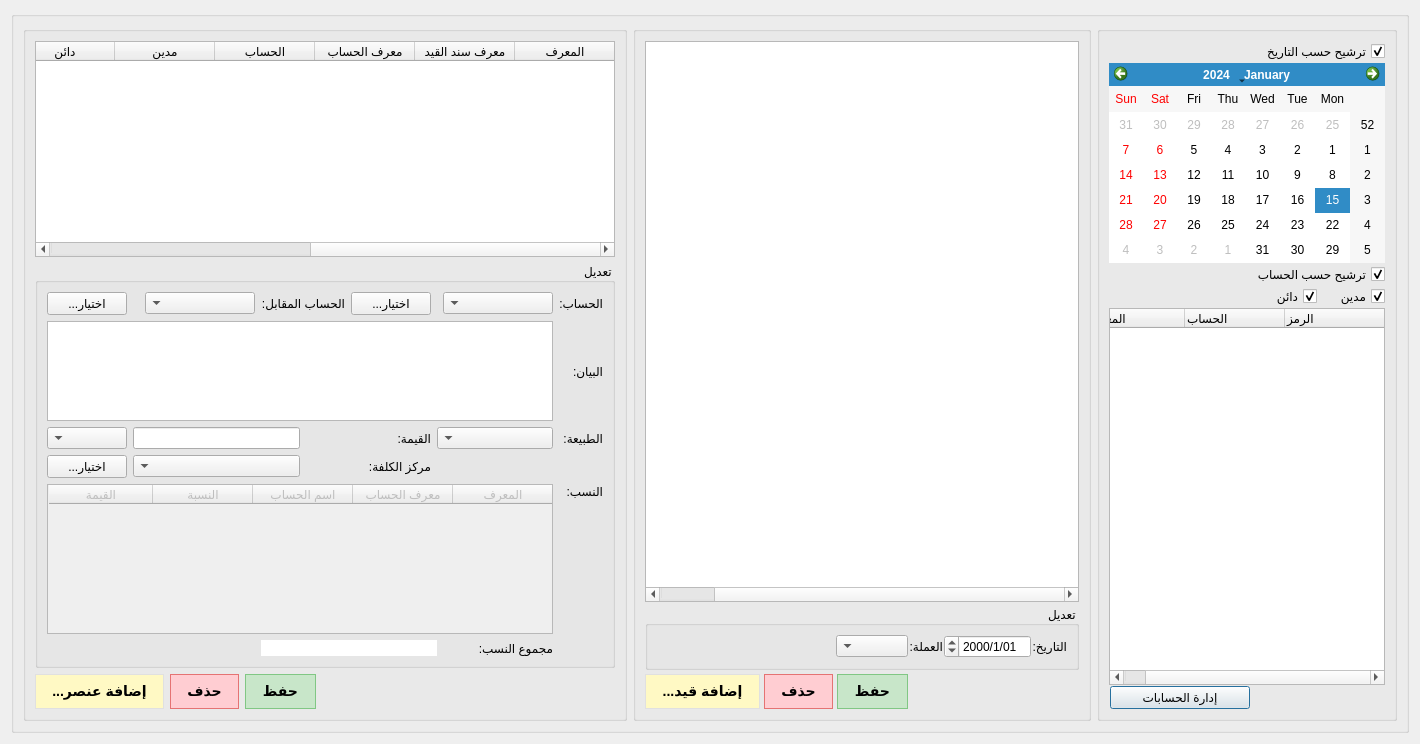
<?xml version="1.0" encoding="UTF-8"?>
<ui version="4.0">
 <class>PeriodStartJournalEntries</class>
 <widget class="QDialog" name="PeriodStartJournalEntries">
  <property name="windowModality">
   <enum>Qt::WindowModal</enum>
  </property>
  <property name="geometry">
   <rect>
    <x>0</x>
    <y>0</y>
    <width>1420</width>
    <height>744</height>
   </rect>
  </property>
  <property name="windowTitle">
   <string>القيد الافتتاحي</string>
  </property>
  <property name="layoutDirection">
   <enum>Qt::RightToLeft</enum>
  </property>
  <property name="modal">
   <bool>true</bool>
  </property>
  <layout class="QGridLayout" name="gridLayout">
   <item row="0" column="0">
    <widget class="QGroupBox" name="groupBox_2">
     <property name="title">
      <string/>
     </property>
     <layout class="QGridLayout" name="gridLayout_8">
      <item row="0" column="0">
       <widget class="QGroupBox" name="JournalEntry">
        <property name="maximumSize">
         <size>
          <width>300</width>
          <height>16777215</height>
         </size>
        </property>
        <property name="title">
         <string/>
        </property>
        <layout class="QGridLayout" name="gridLayout_4">
         <property name="spacing">
          <number>1</number>
         </property>
         <item row="3" column="1">
          <widget class="QCheckBox" name="filter_creditor_checkbox">
           <property name="text">
            <string>دائن</string>
           </property>
           <property name="checked">
            <bool>true</bool>
           </property>
          </widget>
         </item>
         <item row="2" column="0" colspan="2">
          <widget class="QCheckBox" name="filter_by_account_checkbox">
           <property name="text">
            <string>ترشيح حسب الحساب</string>
           </property>
           <property name="checked">
            <bool>true</bool>
           </property>
          </widget>
         </item>
         <item row="2" column="2" rowspan="2">
          <spacer name="horizontalSpacer_5">
           <property name="orientation">
            <enum>Qt::Horizontal</enum>
           </property>
           <property name="sizeHint" stdset="0">
            <size>
             <width>106</width>
             <height>20</height>
            </size>
           </property>
          </spacer>
         </item>
         <item row="4" column="0" colspan="4">
          <widget class="QTreeWidget" name="accounts_tree">
           <column>
            <property name="text">
             <string>الرمز</string>
            </property>
           </column>
           <column>
            <property name="text">
             <string>الحساب</string>
            </property>
           </column>
           <column>
            <property name="text">
             <string>المعرف</string>
            </property>
           </column>
          </widget>
         </item>
         <item row="3" column="0">
          <widget class="QCheckBox" name="filter_debtor_checkbox">
           <property name="text">
            <string>مدين</string>
           </property>
           <property name="checked">
            <bool>true</bool>
           </property>
          </widget>
         </item>
         <item row="0" column="0" colspan="2">
          <widget class="QCheckBox" name="filter_by_date_checkbox">
           <property name="text">
            <string>ترشيح حسب التاريخ</string>
           </property>
           <property name="checked">
            <bool>true</bool>
           </property>
          </widget>
         </item>
         <item row="1" column="0" colspan="4">
          <widget class="QCalendarWidget" name="calendar">
           <property name="minimumSize">
            <size>
             <width>0</width>
             <height>200</height>
            </size>
           </property>
           <property name="maximumSize">
            <size>
             <width>16777215</width>
             <height>200</height>
            </size>
           </property>
          </widget>
         </item>
         <item row="5" column="2">
          <widget class="QPushButton" name="pushButton_2">
           <property name="text">
            <string>إدارة الحسابات</string>
           </property>
          </widget>
         </item>
        </layout>
       </widget>
      </item>
      <item row="0" column="2">
       <widget class="QGroupBox" name="groupBox_5">
        <property name="title">
         <string/>
        </property>
        <layout class="QGridLayout" name="gridLayout_7">
         <item row="2" column="1">
          <widget class="QPushButton" name="update_journal_entry_item_btn">
           <property name="styleSheet">
            <string notr="true">QPushButton {
    background-color: #C8E6C9;
    color: black;
    border: 1px solid #81C784;
    border-radius: 0px;
    padding: 8px 16px;
    font-family: Arial;
    font-size: 14px;
    font-weight: bold;
}

QPushButton:hover {
    background-color: #A5D6A7;
}

QPushButton:pressed {
    background-color: #81C784;
}
</string>
           </property>
           <property name="text">
            <string>حفظ</string>
           </property>
          </widget>
         </item>
         <item row="1" column="0" colspan="4">
          <widget class="QGroupBox" name="groupBox_4">
           <property name="minimumSize">
            <size>
             <width>0</width>
             <height>0</height>
            </size>
           </property>
           <property name="maximumSize">
            <size>
             <width>16777215</width>
             <height>16777215</height>
            </size>
           </property>
           <property name="title">
            <string>تعديل</string>
           </property>
           <layout class="QGridLayout" name="gridLayout_2">
            <item row="0" column="4" colspan="2">
             <widget class="QLabel" name="label_6">
              <property name="text">
               <string>الحساب المقابل:</string>
              </property>
             </widget>
            </item>
            <item row="2" column="5" colspan="4">
             <widget class="QLineEdit" name="value_input"/>
            </item>
            <item row="3" column="5" colspan="4">
             <widget class="QComboBox" name="journal_entry_cost_center_combobox">
              <property name="minimumSize">
               <size>
                <width>110</width>
                <height>0</height>
               </size>
              </property>
             </widget>
            </item>
            <item row="3" column="3" colspan="2">
             <widget class="QLabel" name="label_11">
              <property name="text">
               <string>مركز الكلفة:</string>
              </property>
             </widget>
            </item>
            <item row="5" column="0">
             <spacer name="verticalSpacer">
              <property name="orientation">
               <enum>Qt::Vertical</enum>
              </property>
              <property name="sizeHint" stdset="0">
               <size>
                <width>17</width>
                <height>128</height>
               </size>
              </property>
             </spacer>
            </item>
            <item row="0" column="1">
             <widget class="QComboBox" name="journal_entry_item_account_combobox">
              <property name="minimumSize">
               <size>
                <width>110</width>
                <height>0</height>
               </size>
              </property>
             </widget>
            </item>
            <item row="2" column="9">
             <widget class="QComboBox" name="journal_entry_item_currency_combobox"/>
            </item>
            <item row="2" column="1" colspan="2">
             <widget class="QComboBox" name="journal_entry_item_type_combobox"/>
            </item>
            <item row="0" column="6">
             <widget class="QComboBox" name="journal_entry_item_opposite_account_combobox">
              <property name="minimumSize">
               <size>
                <width>110</width>
                <height>0</height>
               </size>
              </property>
             </widget>
            </item>
            <item row="4" column="0">
             <widget class="QLabel" name="label_12">
              <property name="maximumSize">
               <size>
                <width>16777215</width>
                <height>20</height>
               </size>
              </property>
              <property name="text">
               <string>النسب:</string>
              </property>
             </widget>
            </item>
            <item row="2" column="3">
             <widget class="QLabel" name="label_10">
              <property name="text">
               <string>القيمة:</string>
              </property>
             </widget>
            </item>
            <item row="4" column="1" rowspan="2" colspan="9">
             <widget class="QTableWidget" name="journal_entry_distributive_cost_center_accounts_table">
              <property name="enabled">
               <bool>false</bool>
              </property>
              <property name="maximumSize">
               <size>
                <width>16777215</width>
                <height>150</height>
               </size>
              </property>
              <property name="editTriggers">
               <set>QAbstractItemView::AllEditTriggers</set>
              </property>
              <property name="showDropIndicator" stdset="0">
               <bool>false</bool>
              </property>
              <property name="dragDropOverwriteMode">
               <bool>false</bool>
              </property>
              <property name="selectionMode">
               <enum>QAbstractItemView::SingleSelection</enum>
              </property>
              <property name="selectionBehavior">
               <enum>QAbstractItemView::SelectRows</enum>
              </property>
              <property name="verticalScrollMode">
               <enum>QAbstractItemView::ScrollPerPixel</enum>
              </property>
              <property name="horizontalScrollMode">
               <enum>QAbstractItemView::ScrollPerPixel</enum>
              </property>
              <property name="showGrid">
               <bool>true</bool>
              </property>
              <attribute name="horizontalHeaderVisible">
               <bool>true</bool>
              </attribute>
              <attribute name="horizontalHeaderCascadingSectionResizes">
               <bool>false</bool>
              </attribute>
              <attribute name="horizontalHeaderShowSortIndicator" stdset="0">
               <bool>false</bool>
              </attribute>
              <attribute name="horizontalHeaderStretchLastSection">
               <bool>true</bool>
              </attribute>
              <attribute name="verticalHeaderVisible">
               <bool>false</bool>
              </attribute>
              <attribute name="verticalHeaderShowSortIndicator" stdset="0">
               <bool>false</bool>
              </attribute>
              <attribute name="verticalHeaderStretchLastSection">
               <bool>false</bool>
              </attribute>
              <column>
               <property name="text">
                <string>المعرف</string>
               </property>
              </column>
              <column>
               <property name="text">
                <string>معرف الحساب</string>
               </property>
              </column>
              <column>
               <property name="text">
                <string>اسم الحساب</string>
               </property>
              </column>
              <column>
               <property name="text">
                <string>النسبة</string>
               </property>
              </column>
              <column>
               <property name="text">
                <string>القيمة</string>
               </property>
              </column>
             </widget>
            </item>
            <item row="0" column="0">
             <widget class="QLabel" name="label_5">
              <property name="text">
               <string>الحساب:</string>
              </property>
             </widget>
            </item>
            <item row="1" column="0">
             <widget class="QLabel" name="label_7">
              <property name="text">
               <string>البيان:</string>
              </property>
             </widget>
            </item>
            <item row="0" column="3">
             <widget class="QPushButton" name="select_account_btn">
              <property name="text">
               <string>...اختيار</string>
              </property>
             </widget>
            </item>
            <item row="1" column="1" colspan="9">
             <widget class="QTextEdit" name="journal_entry_item_statement_input">
              <property name="maximumSize">
               <size>
                <width>16777215</width>
                <height>100</height>
               </size>
              </property>
             </widget>
            </item>
            <item row="6" column="1">
             <widget class="QLabel" name="label_13">
              <property name="text">
               <string>مجموع النسب:</string>
              </property>
             </widget>
            </item>
            <item row="2" column="0">
             <widget class="QLabel" name="label_9">
              <property name="text">
               <string>الطبيعة:</string>
              </property>
             </widget>
            </item>
            <item row="6" column="2" colspan="4">
             <widget class="QLineEdit" name="journal_entry_distributive_cost_center_accounts_total_percentage_input">
              <property name="enabled">
               <bool>false</bool>
              </property>
              <property name="styleSheet">
               <string notr="true">background-color: white;
color: black;
border: black solid 1px;</string>
              </property>
             </widget>
            </item>
            <item row="0" column="9">
             <widget class="QPushButton" name="select_opposite_account_btn">
              <property name="text">
               <string>...اختيار</string>
              </property>
             </widget>
            </item>
            <item row="3" column="9">
             <widget class="QPushButton" name="select_cost_center_btn">
              <property name="text">
               <string>...اختيار</string>
              </property>
             </widget>
            </item>
           </layout>
          </widget>
         </item>
         <item row="2" column="3">
          <widget class="QPushButton" name="add_journal_entry_item_btn">
           <property name="styleSheet">
            <string notr="true">QPushButton {
    background-color: #FFF9C4;
    color: #000000;
    border: 1px solid #E0E0E0;
    border-radius: 0px;
    padding: 8px 16px;
    font-family: Arial;
    font-size: 14px;
    font-weight: bold;
}

QPushButton:hover {
    background-color: #FFECB3;
}

QPushButton:pressed {
    background-color: #FFE082;
}
</string>
           </property>
           <property name="text">
            <string>...إضافة عنصر</string>
           </property>
          </widget>
         </item>
         <item row="2" column="2">
          <widget class="QPushButton" name="delete_journal_entry_item_btn">
           <property name="styleSheet">
            <string notr="true">QPushButton {
    background-color: #FFCDD2;
    color: black;
    border: 1px solid #E57373;
    border-radius: 0px;
    padding: 8px 16px;
    font-family: Arial;
    font-size: 14px;
    font-weight: bold;
}

QPushButton:hover {
    background-color: #EF9A9A;
}

QPushButton:pressed {
    background-color: #E57373;
}
</string>
           </property>
           <property name="text">
            <string>حذف</string>
           </property>
          </widget>
         </item>
         <item row="2" column="0">
          <spacer name="horizontalSpacer">
           <property name="orientation">
            <enum>Qt::Horizontal</enum>
           </property>
           <property name="sizeHint" stdset="0">
            <size>
             <width>40</width>
             <height>20</height>
            </size>
           </property>
          </spacer>
         </item>
         <item row="0" column="0" colspan="4">
          <widget class="QTableWidget" name="journal_entries_items_table">
           <property name="frameShape">
            <enum>QFrame::StyledPanel</enum>
           </property>
           <property name="frameShadow">
            <enum>QFrame::Sunken</enum>
           </property>
           <property name="lineWidth">
            <number>1</number>
           </property>
           <property name="editTriggers">
            <set>QAbstractItemView::NoEditTriggers</set>
           </property>
           <property name="showDropIndicator" stdset="0">
            <bool>false</bool>
           </property>
           <property name="dragDropOverwriteMode">
            <bool>false</bool>
           </property>
           <property name="alternatingRowColors">
            <bool>true</bool>
           </property>
           <property name="selectionMode">
            <enum>QAbstractItemView::SingleSelection</enum>
           </property>
           <property name="selectionBehavior">
            <enum>QAbstractItemView::SelectRows</enum>
           </property>
           <property name="verticalScrollMode">
            <enum>QAbstractItemView::ScrollPerPixel</enum>
           </property>
           <property name="horizontalScrollMode">
            <enum>QAbstractItemView::ScrollPerPixel</enum>
           </property>
           <property name="sortingEnabled">
            <bool>true</bool>
           </property>
           <property name="wordWrap">
            <bool>true</bool>
           </property>
           <attribute name="horizontalHeaderVisible">
            <bool>true</bool>
           </attribute>
           <attribute name="horizontalHeaderStretchLastSection">
            <bool>true</bool>
           </attribute>
           <attribute name="verticalHeaderVisible">
            <bool>false</bool>
           </attribute>
           <column>
            <property name="text">
             <string>المعرف</string>
            </property>
           </column>
           <column>
            <property name="text">
             <string>معرف سند القيد</string>
            </property>
           </column>
           <column>
            <property name="text">
             <string>معرف الحساب</string>
            </property>
           </column>
           <column>
            <property name="text">
             <string>الحساب</string>
            </property>
           </column>
           <column>
            <property name="text">
             <string>مدين</string>
            </property>
           </column>
           <column>
            <property name="text">
             <string>دائن</string>
            </property>
           </column>
           <column>
            <property name="text">
             <string>البيان</string>
            </property>
           </column>
           <column>
            <property name="text">
             <string>معرف العملة</string>
            </property>
           </column>
           <column>
            <property name="text">
             <string>العملة</string>
            </property>
           </column>
           <column>
            <property name="text">
             <string>معرف الحساب المقابل</string>
            </property>
           </column>
           <column>
            <property name="text">
             <string>الحساب المقابل</string>
            </property>
           </column>
          </widget>
         </item>
        </layout>
       </widget>
      </item>
      <item row="0" column="1">
       <widget class="QGroupBox" name="groupBox">
        <property name="title">
         <string/>
        </property>
        <layout class="QGridLayout" name="gridLayout_5">
         <property name="spacing">
          <number>4</number>
         </property>
         <item row="0" column="0" colspan="4">
          <widget class="QTableWidget" name="journals_entries_table">
           <property name="focusPolicy">
            <enum>Qt::StrongFocus</enum>
           </property>
           <property name="frameShape">
            <enum>QFrame::StyledPanel</enum>
           </property>
           <property name="frameShadow">
            <enum>QFrame::Sunken</enum>
           </property>
           <property name="lineWidth">
            <number>1</number>
           </property>
           <property name="editTriggers">
            <set>QAbstractItemView::NoEditTriggers</set>
           </property>
           <property name="showDropIndicator" stdset="0">
            <bool>false</bool>
           </property>
           <property name="dragDropOverwriteMode">
            <bool>false</bool>
           </property>
           <property name="alternatingRowColors">
            <bool>true</bool>
           </property>
           <property name="selectionMode">
            <enum>QAbstractItemView::SingleSelection</enum>
           </property>
           <property name="selectionBehavior">
            <enum>QAbstractItemView::SelectRows</enum>
           </property>
           <property name="verticalScrollMode">
            <enum>QAbstractItemView::ScrollPerPixel</enum>
           </property>
           <property name="horizontalScrollMode">
            <enum>QAbstractItemView::ScrollPerPixel</enum>
           </property>
           <property name="sortingEnabled">
            <bool>true</bool>
           </property>
           <property name="wordWrap">
            <bool>true</bool>
           </property>
           <attribute name="horizontalHeaderVisible">
            <bool>false</bool>
           </attribute>
           <attribute name="horizontalHeaderStretchLastSection">
            <bool>true</bool>
           </attribute>
           <attribute name="verticalHeaderVisible">
            <bool>false</bool>
           </attribute>
           <column>
            <property name="text">
             <string>المعرف</string>
            </property>
           </column>
           <column>
            <property name="text">
             <string>التاريخ</string>
            </property>
           </column>
           <column>
            <property name="text">
             <string>معرف العملة</string>
            </property>
           </column>
           <column>
            <property name="text">
             <string>العملة</string>
            </property>
           </column>
           <column>
            <property name="text">
             <string>تاريخ التسجيل</string>
            </property>
           </column>
          </widget>
         </item>
         <item row="1" column="0" colspan="4">
          <widget class="QGroupBox" name="groupBox_3">
           <property name="title">
            <string>تعديل</string>
           </property>
           <layout class="QGridLayout" name="gridLayout_6">
            <property name="spacing">
             <number>1</number>
            </property>
            <item row="0" column="3">
             <widget class="QLabel" name="label">
              <property name="text">
               <string>العملة:</string>
              </property>
             </widget>
            </item>
            <item row="0" column="1" colspan="2">
             <widget class="QDateEdit" name="journal_entry_date_input">
              <property name="displayFormat">
               <string>dd/M/yyyy</string>
              </property>
             </widget>
            </item>
            <item row="0" column="5">
             <spacer name="horizontalSpacer_6">
              <property name="orientation">
               <enum>Qt::Horizontal</enum>
              </property>
              <property name="sizeHint" stdset="0">
               <size>
                <width>40</width>
                <height>20</height>
               </size>
              </property>
             </spacer>
            </item>
            <item row="0" column="0">
             <widget class="QLabel" name="label_2">
              <property name="text">
               <string>التاريخ:</string>
              </property>
             </widget>
            </item>
            <item row="0" column="4">
             <widget class="QComboBox" name="journal_entry_currency_combobox"/>
            </item>
           </layout>
          </widget>
         </item>
         <item row="2" column="0">
          <spacer name="horizontalSpacer_2">
           <property name="orientation">
            <enum>Qt::Horizontal</enum>
           </property>
           <property name="sizeHint" stdset="0">
            <size>
             <width>54</width>
             <height>20</height>
            </size>
           </property>
          </spacer>
         </item>
         <item row="2" column="1">
          <widget class="QPushButton" name="update_journal_entry_btn">
           <property name="styleSheet">
            <string notr="true">QPushButton {
    background-color: #C8E6C9;
    color: black;
    border: 1px solid #81C784;
    border-radius: 0px;
    padding: 8px 16px;
    font-family: Arial;
    font-size: 14px;
    font-weight: bold;
}

QPushButton:hover {
    background-color: #A5D6A7;
}

QPushButton:pressed {
    background-color: #81C784;
}
</string>
           </property>
           <property name="text">
            <string>حفظ</string>
           </property>
          </widget>
         </item>
         <item row="2" column="2">
          <widget class="QPushButton" name="delete_journal_entry_btn">
           <property name="styleSheet">
            <string notr="true">QPushButton {
    background-color: #FFCDD2;
    color: black;
    border: 1px solid #E57373;
    border-radius: 0px;
    padding: 8px 16px;
    font-family: Arial;
    font-size: 14px;
    font-weight: bold;
}

QPushButton:hover {
    background-color: #EF9A9A;
}

QPushButton:pressed {
    background-color: #E57373;
}
</string>
           </property>
           <property name="text">
            <string>حذف</string>
           </property>
          </widget>
         </item>
         <item row="2" column="3">
          <widget class="QPushButton" name="add_journal_entry_btn">
           <property name="styleSheet">
            <string notr="true">QPushButton {
    background-color: #FFF9C4;
    color: #000000;
    border: 1px solid #E0E0E0;
    border-radius: 0px;
    padding: 8px 16px;
    font-family: Arial;
    font-size: 14px;
    font-weight: bold;
}

QPushButton:hover {
    background-color: #FFECB3;
}

QPushButton:pressed {
    background-color: #FFE082;
}
</string>
           </property>
           <property name="text">
            <string>...إضافة قيد</string>
           </property>
          </widget>
         </item>
        </layout>
       </widget>
      </item>
     </layout>
    </widget>
   </item>
  </layout>
 </widget>
 <resources/>
 <connections/>
</ui>
